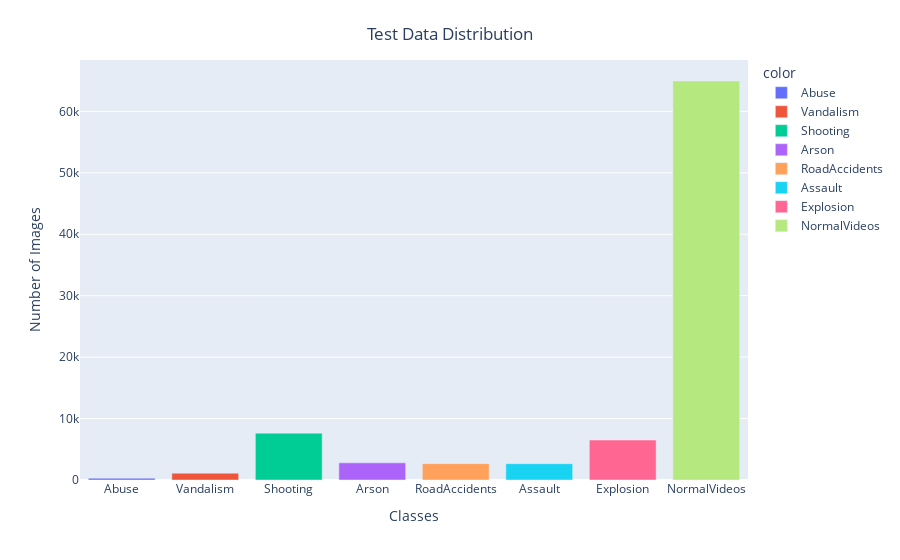

The notebook cell saved with this chart:
### Code cell
# Test data distribution
fig = px.bar(x=CLASS_LABELS, y=test_class_counts, color=CLASS_LABELS, color_continuous_scale="Emrld")
fig.update_xaxes(title="Classes")
fig.update_yaxes(title="Number of Images")
fig.update_layout(showlegend=True,
                  title={'text': 'Test Data Distribution',
                         'y': 0.95,
                         'x': 0.5,
                         'xanchor': 'center',
                         'yanchor': 'top'})
fig.show()

### Figure 1 — Plotly figure (JSON) as saved in the notebook; plotly's stock layout.template omitted (floating-point values rounded to 4 significant figures)
{"data": [{"alignmentgroup": "True", "hovertemplate": "color=Abuse<br>x=%{x}<br>y=%{y}<extra></extra>", "legendgroup": "Abuse", "marker": {"color": "#636efa", "pattern": {"shape": ""}}, "name": "Abuse", "offsetgroup": "Abuse", "orientation": "v", "showlegend": true, "textposition": "auto", "type": "bar", "x": ["Abuse"], "xaxis": "x", "y": [297], "yaxis": "y"}, {"alignmentgroup": "True", "hovertemplate": "color=Vandalism<br>x=%{x}<br>y=%{y}<extra></extra>", "legendgroup": "Vandalism", "marker": {"color": "#EF553B", "pattern": {"shape": ""}}, "name": "Vandalism", "offsetgroup": "Vandalism", "orientation": "v", "showlegend": true, "textposition": "auto", "type": "bar", "x": ["Vandalism"], "xaxis": "x", "y": [1111], "yaxis": "y"}, {"alignmentgroup": "True", "hovertemplate": "color=Shooting<br>x=%{x}<br>y=%{y}<extra></extra>", "legendgroup": "Shooting", "marker": {"color": "#00cc96", "pattern": {"shape": ""}}, "name": "Shooting", "offsetgroup": "Shooting", "orientation": "v", "showlegend": true, "textposition": "auto", "type": "bar", "x": ["Shooting"], "xaxis": "x", "y": [7630], "yaxis": "y"}, {"alignmentgroup": "True", "hovertemplate": "color=Arson<br>x=%{x}<br>y=%{y}<extra></extra>", "legendgroup": "Arson", "marker": {"color": "#ab63fa", "pattern": {"shape": ""}}, "name": "Arson", "offsetgroup": "Arson", "orientation": "v", "showlegend": true, "textposition": "auto", "type": "bar", "x": ["Arson"], "xaxis": "x", "y": [2793], "yaxis": "y"}, {"alignmentgroup": "True", "hovertemplate": "color=RoadAccidents<br>x=%{x}<br>y=%{y}<extra></extra>", "legendgroup": "RoadAccidents", "marker": {"color": "#FFA15A", "pattern": {"shape": ""}}, "name": "RoadAccidents", "offsetgroup": "RoadAccidents", "orientation": "v", "showlegend": true, "textposition": "auto", "type": "bar", "x": ["RoadAccidents"], "xaxis": "x", "y": [2663], "yaxis": "y"}, {"alignmentgroup": "True", "hovertemplate": "color=Assault<br>x=%{x}<br>y=%{y}<extra></extra>", "legendgroup": "Assault", "marker": {"color": "#19d3f3", "pattern": {"shape": ""}}, "name": "Assault", "offsetgroup": "Assault", "orientation": "v", "showlegend": true, "textposition": "auto", "type": "bar", "x": ["Assault"], "xaxis": "x", "y": [2657], "yaxis": "y"}, {"alignmentgroup": "True", "hovertemplate": "color=Explosion<br>x=%{x}<br>y=%{y}<extra></extra>", "legendgroup": "Explosion", "marker": {"color": "#FF6692", "pattern": {"shape": ""}}, "name": "Explosion", "offsetgroup": "Explosion", "orientation": "v", "showlegend": true, "textposition": "auto", "type": "bar", "x": ["Explosion"], "xaxis": "x", "y": [6510], "yaxis": "y"}, {"alignmentgroup": "True", "hovertemplate": "color=NormalVideos<br>x=%{x}<br>y=%{y}<extra></extra>", "legendgroup": "NormalVideos", "marker": {"color": "#B6E880", "pattern": {"shape": ""}}, "name": "NormalVideos", "offsetgroup": "NormalVideos", "orientation": "v", "showlegend": true, "textposition": "auto", "type": "bar", "x": ["NormalVideos"], "xaxis": "x", "y": [64952], "yaxis": "y"}], "layout": {"barmode": "relative", "legend": {"title": {"text": "color"}, "tracegroupgap": 0}, "margin": {"t": 60}, "showlegend": true, "title": {"text": "Test Data Distribution", "x": 0.5, "xanchor": "center", "y": 0.95, "yanchor": "top"}, "xaxis": {"anchor": "y", "domain": [0, 1], "title": {"text": "Classes"}}, "yaxis": {"anchor": "x", "domain": [0, 1], "title": {"text": "Number of Images"}}}}
